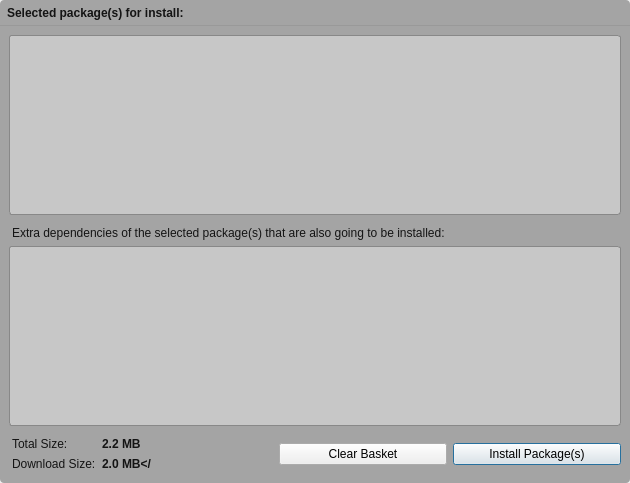
<?xml version="1.0" encoding="UTF-8"?>
<ui version="4.0">
 <class>BasketDialog</class>
 <widget class="QDialog" name="BasketDialog">
  <property name="geometry">
   <rect>
    <x>0</x>
    <y>0</y>
    <width>630</width>
    <height>483</height>
   </rect>
  </property>
  <property name="windowTitle">
   <string>Basket</string>
  </property>
  <property name="styleSheet">
   <string notr="true">#Basket {
background-color: rgb(164, 164, 164);
border:0px solid white ;
border-radius:4px;
}
</string>
  </property>
  <layout class="QGridLayout" name="gridLayout_2">
   <property name="margin">
    <number>0</number>
   </property>
   <item row="0" column="0">
    <widget class="QWidget" name="Basket" native="true">
     <property name="styleSheet">
      <string notr="true">#packageList, #extraList {
	border:1px solid #888;
	border-radius:3px;
	background-color:rgba(252,252,252,100);
    color:rgba(20,20,20,100);
}
QLabel { color:rgb(20,20,20); }</string>
     </property>
     <layout class="QGridLayout" name="gridLayout_3">
      <property name="verticalSpacing">
       <number>0</number>
      </property>
      <property name="margin">
       <number>0</number>
      </property>
      <item row="0" column="0">
       <widget class="QWidget" name="widget" native="true">
        <property name="minimumSize">
         <size>
          <width>0</width>
          <height>26</height>
         </size>
        </property>
        <property name="maximumSize">
         <size>
          <width>16777215</width>
          <height>26</height>
         </size>
        </property>
        <property name="styleSheet">
         <string notr="true">QWidget#widget{
background: qlineargradient(x1: 0, y1: 0, x2: 0, y2: 1,
                                 stop: 0 #E1E1E1, stop: 0.4 #DDDDDD,
                                 stop: 0.5 #D8D8D8, stop: 1.0 #D3D3D3);

border:0px solid #666;
border-top-left-radius:4px;
border-top-right-radius:4px;
border-bottom:1px solid #999;
}
</string>
        </property>
        <layout class="QHBoxLayout" name="horizontalLayout">
         <property name="leftMargin">
          <number>4</number>
         </property>
         <property name="topMargin">
          <number>0</number>
         </property>
         <property name="rightMargin">
          <number>3</number>
         </property>
         <property name="bottomMargin">
          <number>0</number>
         </property>
         <item>
          <widget class="QLabel" name="infoLabel">
           <property name="font">
            <font>
             <weight>75</weight>
             <bold>true</bold>
            </font>
           </property>
           <property name="text">
            <string>Selected package(s) for install:</string>
           </property>
           <property name="indent">
            <number>3</number>
           </property>
          </widget>
         </item>
         <item>
          <spacer name="horizontalSpacer_3">
           <property name="orientation">
            <enum>Qt::Horizontal</enum>
           </property>
           <property name="sizeHint" stdset="0">
            <size>
             <width>40</width>
             <height>20</height>
            </size>
           </property>
          </spacer>
         </item>
         <item>
          <widget class="QPushButton" name="cancelButton">
           <property name="styleSheet">
            <string notr="true">color:rgb(20,20,20);</string>
           </property>
           <property name="text">
            <string notr="true"/>
           </property>
           <property name="flat">
            <bool>true</bool>
           </property>
          </widget>
         </item>
        </layout>
       </widget>
      </item>
      <item row="1" column="0">
       <widget class="QWidget" name="widget_2" native="true">
        <layout class="QGridLayout" name="gridLayout" columnstretch="0,1,2" rowminimumheight="0,0,0,0,0,0,0,0" columnminimumwidth="0,1,2">
         <item row="0" column="0" colspan="3">
          <widget class="PackageView" name="packageList">
           <property name="minimumSize">
            <size>
             <width>400</width>
             <height>0</height>
            </size>
           </property>
           <property name="styleSheet">
            <string notr="true"/>
           </property>
           <property name="frameShadow">
            <enum>QFrame::Plain</enum>
           </property>
           <property name="horizontalScrollBarPolicy">
            <enum>Qt::ScrollBarAlwaysOff</enum>
           </property>
           <property name="editTriggers">
            <set>QAbstractItemView::NoEditTriggers</set>
           </property>
           <property name="showDropIndicator" stdset="0">
            <bool>false</bool>
           </property>
           <property name="dragDropOverwriteMode">
            <bool>false</bool>
           </property>
           <property name="alternatingRowColors">
            <bool>false</bool>
           </property>
           <property name="selectionMode">
            <enum>QAbstractItemView::NoSelection</enum>
           </property>
           <property name="selectionBehavior">
            <enum>QAbstractItemView::SelectItems</enum>
           </property>
           <property name="verticalScrollMode">
            <enum>QAbstractItemView::ScrollPerPixel</enum>
           </property>
           <property name="showGrid">
            <bool>false</bool>
           </property>
           <property name="wordWrap">
            <bool>true</bool>
           </property>
           <property name="cornerButtonEnabled">
            <bool>false</bool>
           </property>
           <attribute name="horizontalHeaderVisible">
            <bool>false</bool>
           </attribute>
           <attribute name="horizontalHeaderStretchLastSection">
            <bool>true</bool>
           </attribute>
           <attribute name="verticalHeaderVisible">
            <bool>false</bool>
           </attribute>
           <attribute name="verticalHeaderDefaultSectionSize">
            <number>52</number>
           </attribute>
           <attribute name="verticalHeaderMinimumSectionSize">
            <number>52</number>
           </attribute>
          </widget>
         </item>
         <item row="1" column="0" colspan="3">
          <spacer name="verticalSpacer_2">
           <property name="orientation">
            <enum>Qt::Vertical</enum>
           </property>
           <property name="sizeType">
            <enum>QSizePolicy::Fixed</enum>
           </property>
           <property name="sizeHint" stdset="0">
            <size>
             <width>20</width>
             <height>5</height>
            </size>
           </property>
          </spacer>
         </item>
         <item row="2" column="0" colspan="3">
          <widget class="QLabel" name="extrasLabel">
           <property name="text">
            <string>Extra dependencies of the selected package(s) that are also going to be installed:</string>
           </property>
           <property name="indent">
            <number>3</number>
           </property>
          </widget>
         </item>
         <item row="3" column="0" colspan="3">
          <widget class="PackageView" name="extraList">
           <property name="minimumSize">
            <size>
             <width>400</width>
             <height>0</height>
            </size>
           </property>
           <property name="styleSheet">
            <string notr="true"/>
           </property>
           <property name="frameShadow">
            <enum>QFrame::Plain</enum>
           </property>
           <property name="horizontalScrollBarPolicy">
            <enum>Qt::ScrollBarAlwaysOff</enum>
           </property>
           <property name="editTriggers">
            <set>QAbstractItemView::NoEditTriggers</set>
           </property>
           <property name="showDropIndicator" stdset="0">
            <bool>false</bool>
           </property>
           <property name="dragDropOverwriteMode">
            <bool>false</bool>
           </property>
           <property name="alternatingRowColors">
            <bool>false</bool>
           </property>
           <property name="selectionMode">
            <enum>QAbstractItemView::NoSelection</enum>
           </property>
           <property name="selectionBehavior">
            <enum>QAbstractItemView::SelectItems</enum>
           </property>
           <property name="verticalScrollMode">
            <enum>QAbstractItemView::ScrollPerPixel</enum>
           </property>
           <property name="showGrid">
            <bool>false</bool>
           </property>
           <property name="wordWrap">
            <bool>true</bool>
           </property>
           <property name="cornerButtonEnabled">
            <bool>false</bool>
           </property>
           <attribute name="horizontalHeaderVisible">
            <bool>false</bool>
           </attribute>
           <attribute name="horizontalHeaderStretchLastSection">
            <bool>true</bool>
           </attribute>
           <attribute name="verticalHeaderVisible">
            <bool>false</bool>
           </attribute>
           <attribute name="verticalHeaderDefaultSectionSize">
            <number>52</number>
           </attribute>
           <attribute name="verticalHeaderMinimumSectionSize">
            <number>52</number>
           </attribute>
          </widget>
         </item>
         <item row="4" column="0" colspan="3">
          <spacer name="verticalSpacer">
           <property name="orientation">
            <enum>Qt::Vertical</enum>
           </property>
           <property name="sizeType">
            <enum>QSizePolicy::Fixed</enum>
           </property>
           <property name="sizeHint" stdset="0">
            <size>
             <width>20</width>
             <height>5</height>
            </size>
           </property>
          </spacer>
         </item>
         <item row="5" column="0">
          <widget class="QLabel" name="label_3">
           <property name="sizePolicy">
            <sizepolicy hsizetype="Minimum" vsizetype="Preferred">
             <horstretch>0</horstretch>
             <verstretch>0</verstretch>
            </sizepolicy>
           </property>
           <property name="text">
            <string>Total Size:</string>
           </property>
           <property name="indent">
            <number>3</number>
           </property>
          </widget>
         </item>
         <item row="5" column="1">
          <widget class="QLabel" name="totalSize">
           <property name="sizePolicy">
            <sizepolicy hsizetype="Minimum" vsizetype="Preferred">
             <horstretch>0</horstretch>
             <verstretch>0</verstretch>
            </sizepolicy>
           </property>
           <property name="text">
            <string>&lt;b&gt;2.2 MB&lt;/b&gt;</string>
           </property>
          </widget>
         </item>
         <item row="5" column="2" rowspan="2">
          <layout class="QHBoxLayout" name="horizontalLayout_2">
           <item>
            <widget class="QPushButton" name="clearButton">
             <property name="styleSheet">
              <string notr="true"/>
             </property>
             <property name="text">
              <string>Clear Basket</string>
             </property>
             <property name="autoDefault">
              <bool>false</bool>
             </property>
             <property name="flat">
              <bool>false</bool>
             </property>
            </widget>
           </item>
           <item>
            <widget class="QPushButton" name="actionButton">
             <property name="styleSheet">
              <string notr="true"/>
             </property>
             <property name="text">
              <string>Install Package(s)</string>
             </property>
             <property name="default">
              <bool>true</bool>
             </property>
            </widget>
           </item>
          </layout>
         </item>
         <item row="6" column="0">
          <widget class="QLabel" name="downloadSizeLabel">
           <property name="text">
            <string>Download Size:</string>
           </property>
           <property name="indent">
            <number>3</number>
           </property>
          </widget>
         </item>
         <item row="6" column="1">
          <widget class="QLabel" name="downloadSize">
           <property name="text">
            <string>&lt;b&gt;2.0 MB&lt;/</string>
           </property>
          </widget>
         </item>
         <item row="7" column="1">
          <spacer name="verticalSpacer_3">
           <property name="orientation">
            <enum>Qt::Vertical</enum>
           </property>
           <property name="sizeType">
            <enum>QSizePolicy::Fixed</enum>
           </property>
           <property name="sizeHint" stdset="0">
            <size>
             <width>20</width>
             <height>3</height>
            </size>
           </property>
          </spacer>
         </item>
        </layout>
       </widget>
      </item>
     </layout>
    </widget>
   </item>
  </layout>
 </widget>
 <customwidgets>
  <customwidget>
   <class>PackageView</class>
   <extends>QTableView</extends>
   <header location="global">packageview.h</header>
  </customwidget>
 </customwidgets>
 <tabstops>
  <tabstop>packageList</tabstop>
  <tabstop>extraList</tabstop>
 </tabstops>
 <resources/>
 <connections/>
</ui>
